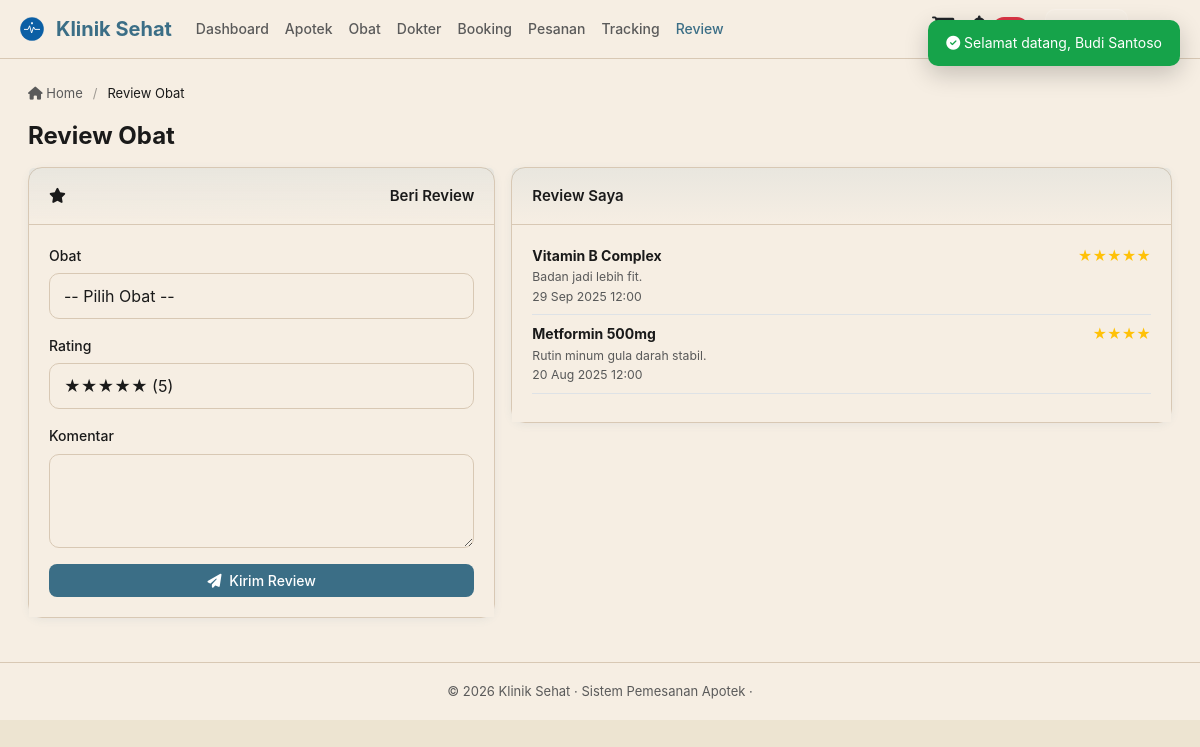
Page /Klinik/user/review/index.php (signed in) on the committed database.
### tables this page shows
CREATE TABLE `review` (
  `id_review` int(11) UNSIGNED NOT NULL,
  `id_user` int(11) UNSIGNED NOT NULL,
  `id_obat` int(11) UNSIGNED NOT NULL,
  `rating` tinyint(1) NOT NULL DEFAULT 5,
  `komentar` text DEFAULT NULL,
  `tanggal` datetime NOT NULL DEFAULT current_timestamp()
);

CREATE TABLE `obat` (
  `id_obat` int(11) UNSIGNED NOT NULL,
  `kode_obat` varchar(20) NOT NULL,
  `nama_obat` varchar(150) NOT NULL,
  `id_kategori` int(11) UNSIGNED DEFAULT NULL,
  `id_supplier` int(11) UNSIGNED DEFAULT NULL,
  `harga` decimal(12,2) NOT NULL DEFAULT 0.00,
  `stok` int(11) NOT NULL DEFAULT 0,
  `deskripsi` text DEFAULT NULL,
  `gambar` varchar(255) DEFAULT NULL,
  `tanggal_expired` date DEFAULT NULL,
  `created_at` datetime NOT NULL DEFAULT current_timestamp()
);

### Klinik/functions/functions.php (called while the page is built, shortened)
<?php
function e($str) {
    return htmlspecialchars((string)($str ?? ''), ENT_QUOTES, 'UTF-8');
}
function tgl_waktu($datetime) {
    return date('d M Y H:i', strtotime($datetime));
}

### Klinik/user/review/index.php (the view, shortened to what this page needs)
<?php
require_once '../../config/koneksi.php';
$uid = $_SESSION['user']['id_user'];
$my = $pdo->prepare("SELECT r.*, o.nama_obat FROM review r JOIN obat o ON o.id_obat=r.id_obat WHERE r.id_user=? ORDER BY r.tanggal DESC");
$my->execute([$uid]);
$my = $my->fetchAll();
require_once '../../includes/header_user.php';
?>
<div class="row g-3">
    <div class="col-lg-5">
        <div class="card sticky-summary">
            <div class="card-header"><i class="fas fa-star me-2"></i>Beri Review</div>
            <div class="card-body">
                <form method="post">
                    <div class="mb-3"><label class="form-label">Obat</label>
                        <select name="id_obat" class="form-select" required>
                            <option value="">-- Pilih Obat --</option>
                        </select></div>
                    <div class="mb-3"><label class="form-label">Rating</label>
                        <select name="rating" class="form-select" required>
                            <option value="5">★★★★★ (5)</option>
                        </select></div>
                    <div class="mb-3"><label class="form-label">Komentar</label>
                        <textarea name="komentar" class="form-control" rows="3" required></textarea></div>
                    <button class="btn btn-primary w-100"><i class="fas fa-paper-plane me-1"></i> Kirim Review</button>
                </form>
            </div>
        </div>
    </div>
    <div class="col-lg-7">
        <div class="card">
            <div class="card-header">Review Saya</div>
            <div class="card-body">
                <?php foreach ($my as $rv): ?>
                <div class="mb-2 pb-2 border-bottom">
                    <div class="d-flex justify-content-between"><strong><?= e($rv['nama_obat']) ?></strong><span class="text-warning"><?= str_repeat('★', $rv['rating']) ?></span></div>
                    <div class="small text-muted-2"><?= e($rv['komentar']) ?></div>
                    <div class="small text-muted"><?= tgl_waktu($rv['tanggal']) ?></div>
                </div>
                <?php endforeach; ?>
            </div>
        </div>
    </div>
</div>
<?php require_once '../../includes/footer_user.php'; ?>

### Klinik/assets/css/style.css (style rules this page uses)
:root { --primary: #3b6e86; --primary-dark: #2e5564; --primary-light: #8aaebf; --bg: #ede4d1; --surface: #f6eee3; --surface-alt: #ece2d5; --text: #1a1a1a; --text-muted: #5a5a5a; --border: #d8c8b4; --sidebar-bg: #3b6e86; --sidebar-dark: #2a5c72; --sidebar-text: #e8f4f8; --sidebar-hover: rgba(138,174,191,.15); --success: #2d8a5e; --danger: #c0392b; --warning: #d4a017; --info: #6f9ab1; --shadow: 0 2px 8px rgba(59,110,134,.08); --shadow-lg: 0 8px 24px rgba(59,110,134,.16); --radius: 14px; --transition: all .25s ease; }
* { box-sizing: border-box; }
body { background: var(--bg); color: var(--text); font-family: 'Inter', 'Segoe UI', system-ui, -apple-system, sans-serif; margin: 0; font-size: 14px; line-height: 1.6; }
.card { background: var(--surface); border: 1px solid var(--border); border-radius: var(--radius); box-shadow: var(--shadow); margin-bottom: 20px; transition: var(--transition); }
.card-header { padding: 16px 20px; border-bottom: 1px solid var(--border); font-weight: 600; display: flex; justify-content: space-between; align-items: center; font-size: 15px; background: linear-gradient(180deg, rgba(138,174,191,.12) 0%, transparent 100%); }
.card-body { padding: 20px; }
.btn { border-radius: 8px; font-size: 14px; font-weight: 500; transition: var(--transition); border: none; }
.btn-primary, .bg-primary, .badge.bg-primary, .border-primary, .table .badge.bg-primary, .table td.bg-primary, .table th.bg-primary { background-color: var(--primary) !important; background: var(--primary) !important; border-color: var(--primary) !important; color: #fff !important; }
.btn-primary { background: var(--primary); color: #fff; }
.form-control, .form-select { background: var(--surface); border: 1.5px solid var(--border); color: var(--text); border-radius: 10px; padding: 10px 14px; transition: var(--transition); }
.form-label { font-weight: 500; margin-bottom: 6px; font-size: 14px; }
.text-muted-2 { color: var(--text-muted); }
.sticky-summary { position: sticky; top: 90px; z-index: 5; align-self: flex-start; }
.card, .card-body, .modal-content, .dropdown-menu, .table, .table th, .table td, .dataTables_wrapper, .dataTables_scrollHeadInner, .dataTables_scrollBody, .form-control, .form-select, .main, .content, .breadcrumb-custom { background: var(--surface); color: var(--text); }

### rows in the picture
review: id_obat.nama_obat "Vitamin B Complex", rating "★★★★★", komentar "Badan jadi lebih fit.", tanggal "29 Sep 2025 12:00"
review: id_obat.nama_obat "Metformin 500mg", rating "★★★★", komentar "Rutin minum gula darah stabil.", tanggal "20 Aug 2025 12:00"

### other values in the picture
$page_title "Review Obat"
